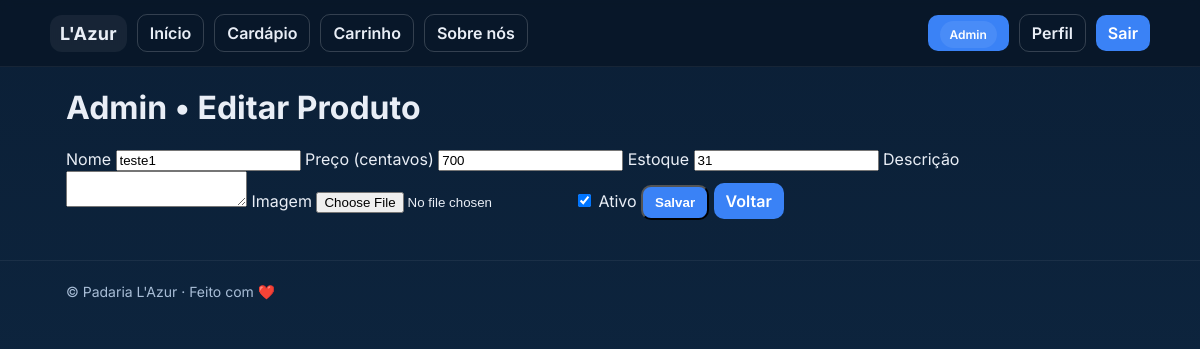
The app's page /admin/products/1/edit (signed in) with its own data.
### app/models.py (models this page shows)
class Product(db.Model):
    id = db.Column(db.Integer, primary_key=True)
    name = db.Column(db.String(140), nullable=False)
    description = db.Column(db.Text)
    price_cents = db.Column(db.Integer, nullable=False)  # store in cents
    image_url = db.Column(db.String(500))
    stock = db.Column(db.Integer, default=0)
    is_active = db.Column(db.Boolean, default=True)
    created_at = db.Column(db.DateTime, default=datetime.utcnow)

### app/routes/admin.py (the view)
@admin_bp.get('/products/<int:pid>/edit')
@login_required
@admin_required
def products_edit(pid):
    p = Product.query.get_or_404(pid)
    return render_template('admin/product_form.html', product=p)

### app/auth_utils.py (called while the page is built)
def admin_required(fn):
    @wraps(fn)
    def wrapper(*args, **kwargs):
        if not current_user.is_authenticated or not getattr(current_user, "is_admin", False):
            abort(404)  # esconder existência das rotas admin
        return fn(*args, **kwargs)
    return wrapper

### app/models.py (called while the page is built)
@login_manager.user_loader
def load_user(user_id):
    return User.query.get(int(user_id))

### app/templates/admin/product_form.html (shortened to what this page needs)
{% extends 'base.html' %}
{% block content %}
<h1>Admin • {{ 'Editar' if product else 'Novo' }} Produto</h1>
<form method="post" enctype="multipart/form-data">
  <label>Nome <input name="name" value="{{ product.name if product }}"></label>
  <label>Preço (centavos) <input name="price_cents" type="number" value="{{ product.price_cents if product else 0 }}"></label>
  <label>Estoque <input name="stock" type="number" value="{{ product.stock if product else 0 }}"></label>
  <label>Descrição <textarea name="description">{{ product.description if product }}</textarea></label>
  <label>Imagem <input type="file" name="image"></label>
  <label><input type="checkbox" name="is_active" {% if product and product.is_active %}checked{% endif %}> Ativo</label>
  <button class="btn" type="submit">Salvar</button>
  <a class="btn" href="{{ url_for('admin.products_list') }}">Voltar</a>
</form>
{% endblock %}

### app/templates/base.html (style rules this page uses)
:root { --bg:#0b1f36; --bg2:#0f2a46; --card:#143a63; --accent:#3a82f6; --text:#e9eef6; --muted:#a8bdd6; --success:#22c55e; }
* { box-sizing:border-box; }
html,body { height:100%; }
body { margin:0; background: linear-gradient(180deg,var(--bg) 0%, var(--bg2) 100%); color: var(--text); font-family: Inter, system-ui, -apple-system, Segoe UI, Roboto, Arial, sans-serif; }
a { color:inherit; text-decoration:none; }
.btn { background: var(--accent); color:#fff; padding:8px 12px; border-radius:10px; font-weight:600; transition:.15s ease; }

### records on screen
Product: name "teste1", price_cents "700", stock "31", is_active "☑"

### other values on screen
{{ 'Editar' if product else 'Novo' }} "Editar"
